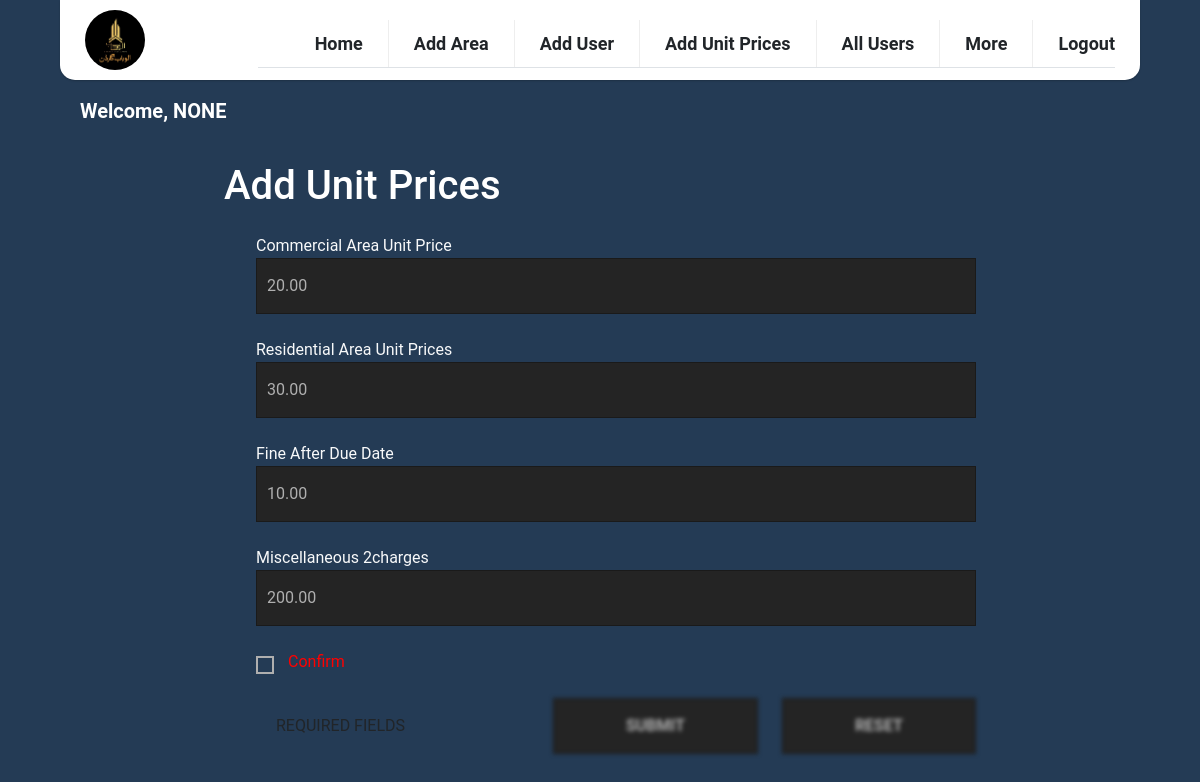
The page /charges/Add/ (signed in) on the database its author committed.
### Users/models.py (models this page shows, shortened)
class CustomUser(AbstractBaseUser, PermissionsMixin):
    roles = [
        ('Admin', 'Admin'),
        ('Manager', 'Manager'),
        ('Meter Reader', 'Meter Reader'),
    ]
    email = models.EmailField(unique=True)
    username = models.CharField(max_length=155, null=True, unique=True)
    role = models.CharField(choices=roles,default=None,null=True, max_length=50)
    first_name = models.CharField(max_length=30, blank=True)
    last_name = models.CharField(max_length=30, blank=True)
    date_joined = models.DateTimeField(auto_now_add=True)
    is_active = models.BooleanField(default=True)
    is_staff = models.BooleanField(default=False)
    objects = CustomUserManager()
    USERNAME_FIELD = 'email'
    REQUIRED_FIELDS = []

### UnitsRate/models.py (models this page shows)
class CommercialUnitRates(models.Model):
    commercial_unit_price = models.DecimalField(default=0, max_digits=10,decimal_places=2, null=True, blank=True)

class ResidentialUnitRates(models.Model):
    residential_unit_price = models.DecimalField(default=0, max_digits=10,decimal_places=2, null=True, blank=True)

class FineAfterDueDate(models.Model):
    fine_after_due_date = models.DecimalField(default=0,max_digits=10,decimal_places=2, null=True, blank=True)

class MiscellaneousCharges(models.Model):
    miscellaneous_charges = models.DecimalField(default=0, max_digits=10,decimal_places=2, null=True, blank=True)

### UnitsRate/views.py (the view, shortened to what this page needs)
# urls.py: path('Add/',AddUnitCharges.as_view(), name='unit_charges')
class AddUnitCharges(View):
    def get(self,request,*args, **kwargs):
        commercial_unit_rates = CommercialUnitRates.objects.all().first()
        residetail_unit_rates = ResidentialUnitRates.objects.all().first()
        fine_after_due_date = FineAfterDueDate.objects.all().first()
        m_charges_ = MiscellaneousCharges.objects.all().first()
        context = {}
        context['c_unit_rates'] = commercial_unit_rates
        context['r_unit_rates'] = residetail_unit_rates
        context['fine_after_due_date'] = fine_after_due_date
        context['m_charges'] = m_charges_
        if request.user.is_superuser:
            return render(request, 'Add-unit-prices.html', context)
        if request.user.role == 'Manager':
            return render(request, 'Manager/Add-unit-prices.html',context)

### templates/Add-unit-prices.html (shortened to what this page needs)
{% extends "base_site.html" %} {% block title %} Add Area{% endblock %}
{%block content %}
<div>
     {% if not messages %}
  <form class="my-form" id="my-form" enctype="multipart/form-data" method="POST">
    <div class="container">
      <h1>Add Unit Prices</h1>
      <ul>
        <li>
          <div>
             <label for="c_unit_price" class="text-light">Commercial Area Unit Price</label>
            <input type="number" name="c_unit_price" value="{{c_unit_rates.commercial_unit_price}}" placeholder="Commercial Unit Prices" required />
          </div>
        </li>
        <li>
          <div >
            <label for="r_unit_peices" class="text-light">Residential Area Unit Prices</label>
            <input type="number" name="r_unit_peices" value="{{r_unit_rates.residential_unit_price}}" placeholder="Residential Unit Prices" required />
          </div>
        </li>
         <li>
          <div >
            <label for="fine" class="text-light">Fine After Due Date</label>
               <input type="number" name="fine" value="{{fine_after_due_date.fine_after_due_date}}" placeholder="Fine After Due Date (%)" required />
          </div>
        </li>
        <li>
          <div >
              <label for="m_charges" class="text-light">Miscellaneous 2charges</label>
               <input type="number" name="m_charges" value="{{m_charges.miscellaneous_charges}}" placeholder="Miscellaneous Charges" required />
          </div>
        </li>
        <li>
          <label for="terms" style="color: red;"
            >Confirm
        </li>
        <li>
          <div class="grid grid-3">
            <div class="required-msg">REQUIRED FIELDS</div>
            <button class="btn-grid" type="submit" onclick="document.getElementById('my-form').submit();  document.getElementById('my-form').style.display='none';return false;" disabled>
              <span class="back">
              </span>
              <span class="front">SUBMIT</span>
            </button>
            <button class="btn-grid" type="reset" disabled>
              <span class="back">
              </span>
              <span class="front">RESET</span>
            </button>
          </div>
        </li>
      </ul>
    </div>
  </form>
  {%endif%}
</div>
{%endblock%}

### templates/base_site.html (shortened to what this page needs)
<!DOCTYPE html>
{% load static %}
<html lang="en">
<head>
  <link href="https://cdn.jsdelivr.net/npm/bootstrap@5.0.2/dist/css/bootstrap.min.css" rel="stylesheet"
 />
  <link rel="stylesheet" href="{% static 'css/styles.css'%}" />
</head>
<body>
  <header>
    <div class="nav-wrapper">
      <div class="logo-container">
        <img class="logo" style="border-radius: 50%" src="{% static 'css/logo.jpg'%}" alt="Logo" />
      </div>
      <nav>
        <div class="nav-container">
          <ul class="nav-tabs">
            <li class="nav-tab">
              <a class="text-decoration-none text-dark" href="/home/">Home</a>
            </li>
            <li class="nav-tab">
              <a class="text-decoration-none text-dark" href="/home/Addhouse/">Add Area</a>
            </li>
            {% if request.user.role == 'Admin' or request.user.is_superuser %}
            <li class="nav-tab">
              <a class="text-decoration-none text-dark" href="/User/Add/">Add User</a>
            </li>
            {%endif%}
            <li class="nav-tab">
              <a class="text-decoration-none text-dark" href="/charges/Add/">Add Unit Prices</a>
            </li>
            <li class="nav-tab">
              <a class="text-decoration-none text-dark" href="/User/AllUsers/">All Users</a>
            </li>
            <li class="nav-tab">
              <a class="text-decoration-none text-dark" href="/admin/">More</a>
            </li>
            <li class="nav-tab">
              <a class="text-decoration-none text-dark" href="/home/logout/">Logout</a>
            </li>
          </ul>
        </div>
      </nav>
    </div>
  </header>
  <div class="username fw-bold" style="font-size: 20px; padding: 1rem 5rem; color: white">
    Welcome, {{request.user.username|upper}}
  </div>
  <main>{% block content %} {% endblock %}</main>
</body>
</html>

### static/css/styles.css (style rules this page uses)
html, body { margin: 0; height: 100vh; width: 100vw; }
body { font-family: "Roboto", sans-serif; background-color: #243b55; }
h1 { margin: 20px 0; color: #fff; }
.nav-wrapper { display: flex; position: relative; flex-direction: row; flex-wrap: nowrap; align-items: center; justify-content: space-between; margin: auto; width: 90%; height: 80px; border-radius: 0 0 15px 15px; padding: 0 25px; z-index: 2; background: #fff; box-shadow: 0 1px 2px rgba(0, 0, 0, 0.2); }
.logo-container { display: flex; justify-content: center; align-items: center; }
.logo { height: 60px; }
.nav-tabs { display: flex; font-weight: 600; font-size: 18px; list-style: none; }
.nav-tab:not(:last-child) { padding: 10px 25px; margin: 0; border-right: 1px solid #eee; }
.nav-tab:last-child { padding: 10px 0 0 25px; }
.nav-tab, .menu-btn { cursor: pointer; }
:root { --white: #afafaf; --red: #e31b23; --bodyColor: #292a2b; --borderFormEls: hsl(0, 0%, 10%); --bgFormEls: hsl(0, 0%, 14%); --bgFormElsFocus: hsl(0, 7%, 20%); }
.my-form input, select, textarea, button { font-family: inherit; font-size: 100%; }
.my-form button, label { cursor: pointer; }
.my-form ul { list-style: none; }
.my-form .container { max-width: 800px; margin: 0 auto; padding: 0 1.5rem; }
.my-form h1 { margin-bottom: 1.5rem; }
.my-form li, .my-form .grid>*:not(:last-child) { margin-bottom: 1.5rem; }
.my-form select, .my-form input, .my-form textarea, .my-form button { width: 100%; line-height: 1.5; padding: 15px 10px; border: 1px solid var(--borderFormEls); color: var(--white); background: var(--bgFormEls); transition: background-color 0.3s cubic-bezier(0.57, 0.21, 0.69, 1.25), transform 0.3s cubic-bezier(0.57, 0.21, 0.69, 1.25); }
.my-form ::placeholder { color: inherit; opacity: 1; }
.my-form *:required, .my-form select { background-repeat: no-repeat; background-position: center right 12px; background-size: 15px 15px; }
.my-form *:required { background-image: url(https://s3-us-west-2.amazonaws.com/s.cdpn.io/162656/asterisk.svg); }
.my-form *:disabled { cursor: default; filter: blur(2px); }
.my-form .required-msg { display: none; background: url(https://s3-us-west-2.amazonaws.com/s.cdpn.io/162656/asterisk.svg) no-repeat center left / 15px 15px; padding-left: 20px; }
.my-form .btn-grid { position: relative; overflow: hidden; transition: filter 0.2s; }
.my-form button { font-weight: bold; }
.my-form button>* { display: inline-block; width: 100%; transition: transform 0.4s ease-in-out; }
.my-form button .back { position: absolute; left: 50%; top: 50%; transform: translate(-110%, -50%); }
.my-form input[type="checkbox"]+label { position: relative; display: inline-block; padding-left: 2rem; transition: background 0.3s cubic-bezier(0.57, 0.21, 0.69, 1.25); }
.my-form input[type="checkbox"]+label::before, .my-form input[type="checkbox"]+label::after { content: ''; position: absolute; }
.my-form input[type="checkbox"]+label::before { left: 0; top: 6px; width: 18px; height: 18px; border: 2px solid var(--white); }
@media screen and (min-width: 600px) { .my-form .grid { display: grid; grid-gap: 1.5rem; } }
@media screen and (min-width: 600px) { .my-form .grid-3 { grid-template-columns: auto auto auto; align-items: center; } }
@media screen and (min-width: 600px) { .my-form .grid>*:not(:last-child) { margin-bottom: 0; } }
@media screen and (min-width: 600px) { .my-form .required-msg { display: block; } }

### rows shown on the page
CustomUser: user.username "NONE"
CommercialUnitRates: c_unit_price "20.00"
ResidentialUnitRates: r_unit_peices "30.00"
FineAfterDueDate: fine "10.00"
MiscellaneousCharges: m_charges "200.00"
